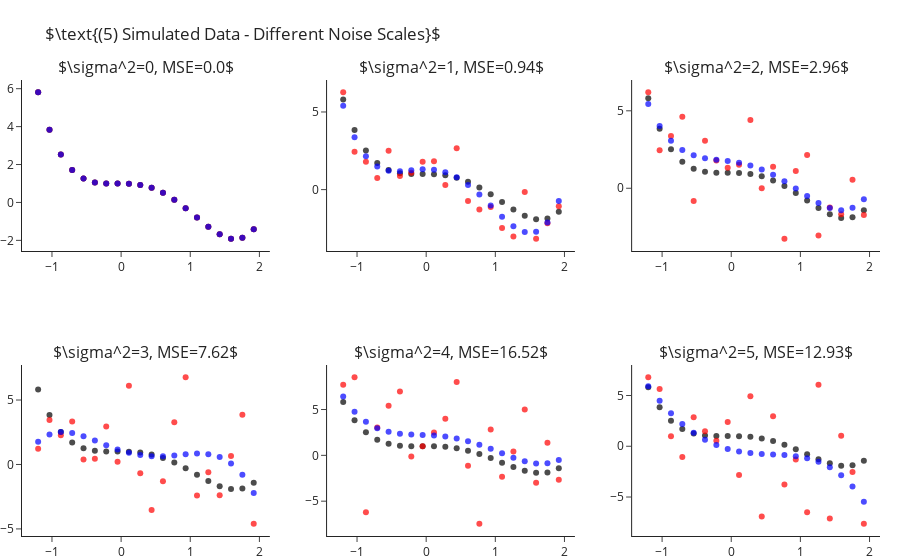

Notebook source saved alongside this figure:
### Markdown cell above
How is it that we are able to fit "better" models for $k$s larger than the true one? As we increase $k$ we enable the model
more "degrees of freedom" to try and adapt itself to the observed data. The higher $k$ the more the learner will "go after
the noise" and miss the real signal of the data. In other words, what we have just observed is what is known as **overfitting**.

Later in the course we will learn methods for detection and avoidance of overfitting.


## Fitting Polynomial Over Different Sample Noise Levels

Next, let us set $k=4$ (the true values) and study the outputted models when training over different noise levels. Though
we will only be changing the scale of the noise (i.e. the variance, $\sigma^2$), changing other properties such as its
distribution is interesting too. As we would expect, as we increase the scale of the noise our error increases. We can
observe this also in a visual manner, where the fitted polynomial (in blue) less and less resembles the actual model (in black).

### Code cell
scales = range(6)
fig = make_subplots(2, 3, subplot_titles=list(map(str, scales)))
for i, s in enumerate(scales):
    r,c = i//3+1, i%3+1
    
    y = y_ + np.random.normal(scale=s, size=len(y_))
    y_hat = make_pipeline(PolynomialFeatures(4), LinearRegression(fit_intercept=False)).fit(X, y).predict(X)

    fig.add_traces([go.Scatter(x=x, y=y_, mode="markers", name="Real Points",  marker=dict(color="black", opacity=.7), showlegend=False),
                    go.Scatter(x=x, y=y, mode="markers", name="Observed Points",  marker=dict(color="red", opacity=.7), showlegend=False),
                    go.Scatter(x=x, y=y_hat, mode="markers", name="Predicted Points",  marker=dict(color="blue", opacity=.7), showlegend=False)], rows=r, cols=c)
    fig["layout"]["annotations"][i]["text"] = rf"$\sigma^2={{0}}, MSE={{1}}$".format(s, round(np.mean((y-y_hat)**2), 2))

fig.update_layout(title=r"$\text{(5) Simulated Data - Different Noise Scales}$", margin=dict(t=80)).show()

### Figure 1 — Plotly figure (JSON) as saved in the notebook; plotly's stock layout.template omitted (floating-point values rounded to 4 significant figures)
{"data": [{"marker": {"color": "black", "opacity": 0.7}, "mode": "markers", "name": "Real Points", "showlegend": false, "type": "scatter", "x": [-1.2, -1.036, -0.8718, -0.7077, -0.5436, -0.3795, -0.2154, -0.05128, 0.1128, 0.2769, 0.441, 0.6051, 0.7692, 0.9333, 1.097, 1.262, 1.426, 1.59, 1.754, 1.918], "xaxis": "x", "y": [5.81, 3.838, 2.523, 1.709, 1.261, 1.058, 0.9989, 0.999, 0.9909, 0.9251, 0.769, 0.5078, 0.1439, -0.3028, -0.7951, -1.278, -1.68, -1.912, -1.866, -1.418], "yaxis": "y"}, {"marker": {"color": "red", "opacity": 0.7}, "mode": "markers", "name": "Observed Points", "showlegend": false, "type": "scatter", "x": [-1.2, -1.036, -0.8718, -0.7077, -0.5436, -0.3795, -0.2154, -0.05128, 0.1128, 0.2769, 0.441, 0.6051, 0.7692, 0.9333, 1.097, 1.262, 1.426, 1.59, 1.754, 1.918], "xaxis": "x", "y": [5.81, 3.838, 2.523, 1.709, 1.261, 1.058, 0.9989, 0.999, 0.9909, 0.9251, 0.769, 0.5078, 0.1439, -0.3028, -0.7951, -1.278, -1.68, -1.912, -1.866, -1.418], "yaxis": "y"}, {"marker": {"color": "blue", "opacity": 0.7}, "mode": "markers", "name": "Predicted Points", "showlegend": false, "type": "scatter", "x": [-1.2, -1.036, -0.8718, -0.7077, -0.5436, -0.3795, -0.2154, -0.05128, 0.1128, 0.2769, 0.441, 0.6051, 0.7692, 0.9333, 1.097, 1.262, 1.426, 1.59, 1.754, 1.918], "xaxis": "x", "y": [5.81, 3.838, 2.523, 1.709, 1.261, 1.058, 0.9989, 0.999, 0.9909, 0.9251, 0.769, 0.5078, 0.1439, -0.3028, -0.7951, -1.278, -1.68, -1.912, -1.866, -1.418], "yaxis": "y"}, {"marker": {"color": "black", "opacity": 0.7}, "mode": "markers", "name": "Real Points", "showlegend": false, "type": "scatter", "x": [-1.2, -1.036, -0.8718, -0.7077, -0.5436, -0.3795, -0.2154, -0.05128, 0.1128, 0.2769, 0.441, 0.6051, 0.7692, 0.9333, 1.097, 1.262, 1.426, 1.59, 1.754, 1.918], "xaxis": "x2", "y": [5.81, 3.838, 2.523, 1.709, 1.261, 1.058, 0.9989, 0.999, 0.9909, 0.9251, 0.769, 0.5078, 0.1439, -0.3028, -0.7951, -1.278, -1.68, -1.912, -1.866, -1.418], "yaxis": "y2"}, {"marker": {"color": "red", "opacity": 0.7}, "mode": "markers", "name": "Observed Points", "showlegend": false, "type": "scatter", "x": [-1.2, -1.036, -0.8718, -0.7077, -0.5436, -0.3795, -0.2154, -0.05128, 0.1128, 0.2769, 0.441, 0.6051, 0.7692, 0.9333, 1.097, 1.262, 1.426, 1.59, 1.754, 1.918], "xaxis": "x2", "y": [6.266, 2.432, 1.794, 0.7486, 2.5, 0.8705, 1.086, 1.799, 1.83, 0.299, 2.672, -0.7387, -1.276, -1.126, -2.466, -3.019, -0.1486, -3.16, -2.161, -1.067], "yaxis": "y2"}, {"marker": {"color": "blue", "opacity": 0.7}, "mode": "markers", "name": "Predicted Points", "showlegend": false, "type": "scatter", "x": [-1.2, -1.036, -0.8718, -0.7077, -0.5436, -0.3795, -0.2154, -0.05128, 0.1128, 0.2769, 0.441, 0.6051, 0.7692, 0.9333, 1.097, 1.262, 1.426, 1.59, 1.754, 1.918], "xaxis": "x2", "y": [5.396, 3.377, 2.144, 1.486, 1.219, 1.183, 1.248, 1.307, 1.282, 1.12, 0.7941, 0.3052, -0.3202, -1.029, -1.742, -2.352, -2.728, -2.711, -2.115, -0.7295], "yaxis": "y2"}, {"marker": {"color": "black", "opacity": 0.7}, "mode": "markers", "name": "Real Points", "showlegend": false, "type": "scatter", "x": [-1.2, -1.036, -0.8718, -0.7077, -0.5436, -0.3795, -0.2154, -0.05128, 0.1128, 0.2769, 0.441, 0.6051, 0.7692, 0.9333, 1.097, 1.262, 1.426, 1.59, 1.754, 1.918], "xaxis": "x3", "y": [5.81, 3.838, 2.523, 1.709, 1.261, 1.058, 0.9989, 0.999, 0.9909, 0.9251, 0.769, 0.5078, 0.1439, -0.3028, -0.7951, -1.278, -1.68, -1.912, -1.866, -1.418], "yaxis": "y3"}, {"marker": {"color": "red", "opacity": 0.7}, "mode": "markers", "name": "Observed Points", "showlegend": false, "type": "scatter", "x": [-1.2, -1.036, -0.8718, -0.7077, -0.5436, -0.3795, -0.2154, -0.05128, 0.1128, 0.2769, 0.441, 0.6051, 0.7692, 0.9333, 1.097, 1.262, 1.426, 1.59, 1.754, 1.918], "xaxis": "x3", "y": [6.194, 2.446, 3.378, 4.615, -0.8225, 3.067, 1.799, 1.326, 1.521, 4.403, 0.0001477, 1.39, -3.256, 1.115, 2.15, -3.055, -1.24, -1.679, 0.5427, -1.734], "yaxis": "y3"}, {"marker": {"color": "blue", "opacity": 0.7}, "mode": "markers", "name": "Predicted Points", "showlegend": false, "type": "scatter", "x": [-1.2, -1.036, -0.8718, -0.7077, -0.5436, -0.3795, -0.2154, -0.05128, 0.1128, 0.2769, 0.441, 0.6051, 0.7692, 0.9333, 1.097, 1.262, 1.426, 1.59, 1.754, 1.918], "xaxis": "x3", "y": [5.441, 4.013, 3.062, 2.469, 2.126, 1.942, 1.84, 1.756, 1.644, 1.468, 1.211, 0.8682, 0.449, -0.02153, -0.5042, -0.9452, -1.276, -1.414, -1.262, -0.7075], "yaxis": "y3"}, {"marker": {"color": "black", "opacity": 0.7}, "mode": "markers", "name": "Real Points", "showlegend": false, "type": "scatter", "x": [-1.2, -1.036, -0.8718, -0.7077, -0.5436, -0.3795, -0.2154, -0.05128, 0.1128, 0.2769, 0.441, 0.6051, 0.7692, 0.9333, 1.097, 1.262, 1.426, 1.59, 1.754, 1.918], "xaxis": "x4", "y": [5.81, 3.838, 2.523, 1.709, 1.261, 1.058, 0.9989, 0.999, 0.9909, 0.9251, 0.769, 0.5078, 0.1439, -0.3028, -0.7951, -1.278, -1.68, -1.912, -1.866, -1.418], "yaxis": "y4"}, {"marker": {"color": "red", "opacity": 0.7}, "mode": "markers", "name": "Observed Points", "showlegend": false, "type": "scatter", "x": [-1.2, -1.036, -0.8718, -0.7077, -0.5436, -0.3795, -0.2154, -0.05128, 0.1128, 0.2769, 0.441, 0.6051, 0.7692, 0.9333, 1.097, 1.262, 1.426, 1.59, 1.754, 1.918], "xaxis": "x4", "y": [1.225, 3.452, 2.27, 3.328, 0.3947, 0.4532, 2.953, 0.2167, 6.118, -0.6842, -3.532, -1.294, 3.278, 6.764, -2.407, -0.6017, -2.387, 0.6485, 3.861, -4.596], "yaxis": "y4"}, {"marker": {"color": "blue", "opacity": 0.7}, "mode": "markers", "name": "Predicted Points", "showlegend": false, "type": "scatter", "x": [-1.2, -1.036, -0.8718, -0.7077, -0.5436, -0.3795, -0.2154, -0.05128, 0.1128, 0.2769, 0.441, 0.6051, 0.7692, 0.9333, 1.097, 1.262, 1.426, 1.59, 1.754, 1.918], "xaxis": "x4", "y": [1.768, 2.33, 2.517, 2.438, 2.191, 1.855, 1.497, 1.168, 0.9036, 0.7258, 0.641, 0.6409, 0.7024, 0.7874, 0.843, 0.8016, 0.5806, 0.08258, -0.8048, -2.209], "yaxis": "y4"}, {"marker": {"color": "black", "opacity": 0.7}, "mode": "markers", "name": "Real Points", "showlegend": false, "type": "scatter", "x": [-1.2, -1.036, -0.8718, -0.7077, -0.5436, -0.3795, -0.2154, -0.05128, 0.1128, 0.2769, 0.441, 0.6051, 0.7692, 0.9333, 1.097, 1.262, 1.426, 1.59, 1.754, 1.918], "xaxis": "x5", "y": [5.81, 3.838, 2.523, 1.709, 1.261, 1.058, 0.9989, 0.999, 0.9909, 0.9251, 0.769, 0.5078, 0.1439, -0.3028, -0.7951, -1.278, -1.68, -1.912, -1.866, -1.418], "yaxis": "y5"}, {"marker": {"color": "red", "opacity": 0.7}, "mode": "markers", "name": "Observed Points", "showlegend": false, "type": "scatter", "x": [-1.2, -1.036, -0.8718, -0.7077, -0.5436, -0.3795, -0.2154, -0.05128, 0.1128, 0.2769, 0.441, 0.6051, 0.7692, 0.9333, 1.097, 1.262, 1.426, 1.59, 1.754, 1.918], "xaxis": "x5", "y": [7.691, 8.515, -6.207, 3.026, 5.409, 6.954, -0.1155, 0.9959, 2.49, 3.986, 8.003, -1.135, -7.457, 2.834, -2.334, 0.4146, 5.011, -3.001, 1.383, -2.659], "yaxis": "y5"}, {"marker": {"color": "blue", "opacity": 0.7}, "mode": "markers", "name": "Predicted Points", "showlegend": false, "type": "scatter", "x": [-1.2, -1.036, -0.8718, -0.7077, -0.5436, -0.3795, -0.2154, -0.05128, 0.1128, 0.2769, 0.441, 0.6051, 0.7692, 0.9333, 1.097, 1.262, 1.426, 1.59, 1.754, 1.918], "xaxis": "x5", "y": [6.418, 4.767, 3.66, 2.966, 2.568, 2.368, 2.279, 2.23, 2.165, 2.045, 1.842, 1.547, 1.164, 0.7113, 0.2236, -0.2501, -0.6457, -0.8841, -0.8713, -0.4983], "yaxis": "y5"}, {"marker": {"color": "black", "opacity": 0.7}, "mode": "markers", "name": "Real Points", "showlegend": false, "type": "scatter", "x": [-1.2, -1.036, -0.8718, -0.7077, -0.5436, -0.3795, -0.2154, -0.05128, 0.1128, 0.2769, 0.441, 0.6051, 0.7692, 0.9333, 1.097, 1.262, 1.426, 1.59, 1.754, 1.918], "xaxis": "x6", "y": [5.81, 3.838, 2.523, 1.709, 1.261, 1.058, 0.9989, 0.999, 0.9909, 0.9251, 0.769, 0.5078, 0.1439, -0.3028, -0.7951, -1.278, -1.68, -1.912, -1.866, -1.418], "yaxis": "y6"}, {"marker": {"color": "red", "opacity": 0.7}, "mode": "markers", "name": "Observed Points", "showlegend": false, "type": "scatter", "x": [-1.2, -1.036, -0.8718, -0.7077, -0.5436, -0.3795, -0.2154, -0.05128, 0.1128, 0.2769, 0.441, 0.6051, 0.7692, 0.9333, 1.097, 1.262, 1.426, 1.59, 1.754, 1.918], "xaxis": "x6", "y": [6.793, 5.65, 0.9893, -1.069, 2.867, 1.469, 0.5534, 2.396, -2.831, 4.929, -6.919, 2.956, -3.755, -1.297, -6.511, 6.053, -7.124, 1.029, -2.534, -7.627], "yaxis": "y6"}, {"marker": {"color": "blue", "opacity": 0.7}, "mode": "markers", "name": "Predicted Points", "showlegend": false, "type": "scatter", "x": [-1.2, -1.036, -0.8718, -0.7077, -0.5436, -0.3795, -0.2154, -0.05128, 0.1128, 0.2769, 0.441, 0.6051, 0.7692, 0.9333, 1.097, 1.262, 1.426, 1.59, 1.754, 1.918], "xaxis": "x6", "y": [5.913, 4.482, 3.243, 2.195, 1.331, 0.6444, 0.1203, -0.2585, -0.5134, -0.6703, -0.7591, -0.8138, -0.8725, -0.9776, -1.176, -1.517, -2.057, -2.853, -3.97, -5.474], "yaxis": "y6"}], "layout": {"annotations": [{"font": {"size": 16}, "showarrow": false, "text": "$\\sigma^2=0, MSE=0.0$", "x": 0.1444, "xanchor": "center", "xref": "paper", "y": 1, "yanchor": "bottom", "yref": "paper"}, {"font": {"size": 16}, "showarrow": false, "text": "$\\sigma^2=1, MSE=0.94$", "x": 0.5, "xanchor": "center", "xref": "paper", "y": 1, "yanchor": "bottom", "yref": "paper"}, {"font": {"size": 16}, "showarrow": false, "text": "$\\sigma^2=2, MSE=2.96$", "x": 0.8556, "xanchor": "center", "xref": "paper", "y": 1, "yanchor": "bottom", "yref": "paper"}, {"font": {"size": 16}, "showarrow": false, "text": "$\\sigma^2=3, MSE=7.62$", "x": 0.1444, "xanchor": "center", "xref": "paper", "y": 0.375, "yanchor": "bottom", "yref": "paper"}, {"font": {"size": 16}, "showarrow": false, "text": "$\\sigma^2=4, MSE=16.52$", "x": 0.5, "xanchor": "center", "xref": "paper", "y": 0.375, "yanchor": "bottom", "yref": "paper"}, {"font": {"size": 16}, "showarrow": false, "text": "$\\sigma^2=5, MSE=12.93$", "x": 0.8556, "xanchor": "center", "xref": "paper", "y": 0.375, "yanchor": "bottom", "yref": "paper"}], "margin": {"t": 80}, "title": {"text": "$\\text{(5) Simulated Data - Different Noise Scales}$"}, "xaxis": {"anchor": "y", "domain": [0, 0.2889]}, "xaxis2": {"anchor": "y2", "domain": [0.3556, 0.6444]}, "xaxis3": {"anchor": "y3", "domain": [0.7111, 1]}, "xaxis4": {"anchor": "y4", "domain": [0, 0.2889]}, "xaxis5": {"anchor": "y5", "domain": [0.3556, 0.6444]}, "xaxis6": {"anchor": "y6", "domain": [0.7111, 1]}, "yaxis": {"anchor": "x", "domain": [0.625, 1]}, "yaxis2": {"anchor": "x2", "domain": [0.625, 1]}, "yaxis3": {"anchor": "x3", "domain": [0.625, 1]}, "yaxis4": {"anchor": "x4", "domain": [0, 0.375]}, "yaxis5": {"anchor": "x5", "domain": [0, 0.375]}, "yaxis6": {"anchor": "x6", "domain": [0, 0.375]}}}
